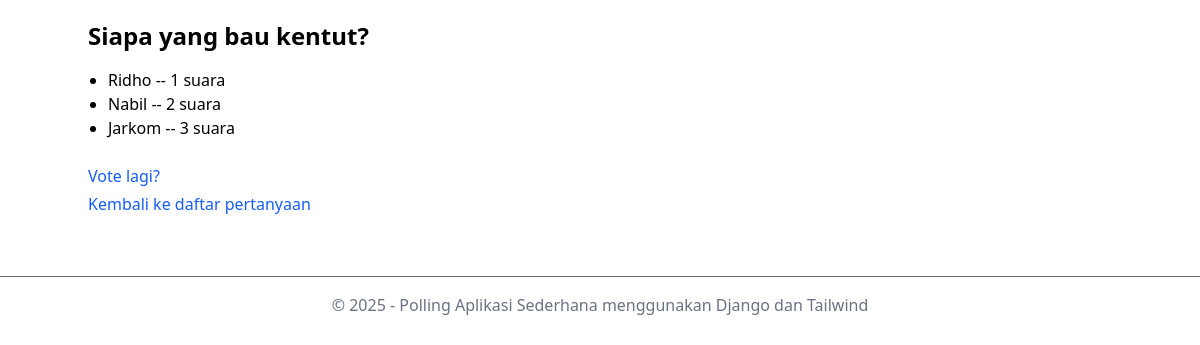
/2/results/, run on an earlier commit of the app's database.
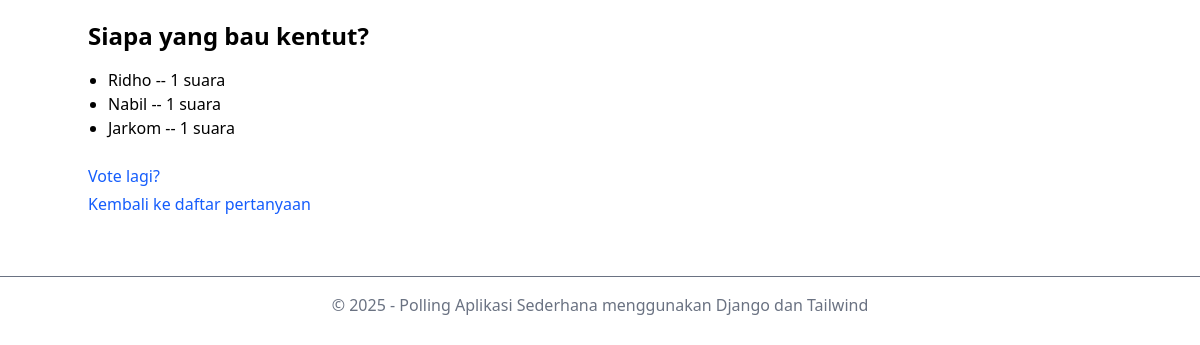
And on a later commit of the database.
### siteapp/polls/models.py (models this page shows, shortened)
class Choice(models.Model):
    question = models.ForeignKey(Question, on_delete=models.CASCADE)
    choice_text = models.CharField(max_length=200)
    votes = models.IntegerField(default=0)

### siteapp/polls/views.py (the view)
# urls.py: path('<int:question_id>/results/', views.results, name='results'),
def results(request, question_id):
    question = get_object_or_404(Question, pk=question_id)
    return render(request, 'polls/results.html', {'question': question})

### siteapp/polls/context_processors.py (called while the page is built)
def project_settings(request):
    all_settings = Settings.objects.all()
    settings_dict = {setting.nama: setting.nilai for setting in all_settings}
    return settings_dict

### siteapp/polls/templates/polls/results.html (shortened to what this page needs)
<!DOCTYPE html>
<html lang="en">
  <head>
    <script src="https://cdn.jsdelivr.net/npm/@tailwindcss/browser@4"></script>
  </head>
  <body>
    <div class="container mx-auto py-5">
      <h1 class="text-2xl font-bold mb-4">{{ question.question_text }}</h1>
      <ul class="list-disc pl-5">
        {% for choice in question.choice_set.all %}
        <li>{{ choice.choice_text }} -- {{ choice.votes }} suara</li>
        {% endfor %}
      </ul>
      <a
        href="{% url 'polls:detail' question.id %}"
        class="mt-6 inline-block text-blue-600 hover:underline"
        >Vote lagi?</a
      >
      <br />
      <a
        href="{% url 'polls:index' %}"
        class="mt-1 inline-block text-blue-600 hover:underline"
        >Kembali ke daftar pertanyaan</a
      >
    </div>
    <footer class="text-center text-gray-500 mt-10 border-t pt-4">
      <p>&copy; {{ tahun }} - {{ namaaplikasi }}</p>
    </footer>
  </body>
</html>

What changed in the data, as far as the page shows it:
changed Choice "Nabil": votes "2" → "1"
changed Choice "Jarkom": votes "3" → "1"
